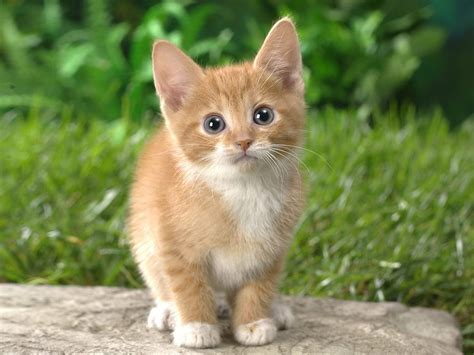
#> input picture images/cat.jpg, 474 x 355 px
$ jupyter execute ImageFilters.ipynb
#> lines starting #> are read from the running program, lines starting #| are printed output that depends on the picture
# Image Filters

In this activity we are going to create cool image filters like Instagram.

1. Convert an image to black and white
2. (filter 2)
3. (filter 3)

They Python Image Library (PIL) will help us build our filters.

[cell 1]
# Indicate that we want to use the PIL library
from PIL import Image

## Kitty pics
We will be adding a filter to a cute picture of a cat.

This is what the kitty looks like:

[cell 2]
# With the Image.open() function we can view our kitty image.
Image.open('images/cat.jpg')

### Black and white kitty
Using the PIL library, let's write a function that turns our orange kitty to black and white.

The black and white mode is indicated by an 'L'.

Use the .convert() function to change the image and indicate that you want it in black and white by passing the 'L' to the function like this:

color_image.convert('L')

[cell 3]
orange_kitty = Image.open('images/cat.jpg')
#> orange_kitty is the input picture: PIL image 474x355 RGB; mean R, G, B 125.8, 136, 85.7

black_and_white_kitty = orange_kitty.convert('L')
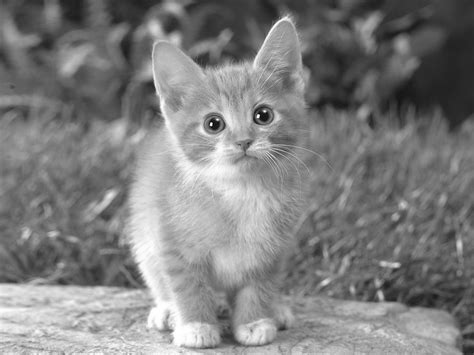
#> black_and_white_kitty: PIL image 474x355 L; min 3, max 255, mean 127.2
black_and_white_kitty.save('bw_cat.jpg')

Image.open('bw_cat.jpg')

### Blurry kitty

Let's make our kitty blurry using the BLUR filter.

The steps to apply the filter are:
1. Open the image
2. Apply the filter to the image using the filter('ImageFilter.BLUR') function
3. Save the image

[cell 4]
from PIL import ImageFilter

[cell 5]
# 1. Open the orange kitty image
orange_kitty = Image.open('images/cat.jpg')

# 2. Apply the BLUR filter
blurry_kitty = orange_kitty.filter(ImageFilter.BLUR)

# Save our blurry kitty image
blurry_kitty.save('blurry-kitty.jpg')

Let's see what our blurry kitty looks like:

[cell 6]
Image.open('blurry-kitty.jpg')
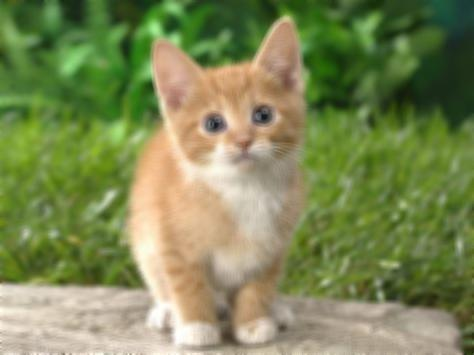
#> Out: PIL image 474x355 RGB; mean R, G, B 125.8, 136.1, 85.8

## Your turn!

Try other filters from this list:

Here's a list:

	• ImageFilter.CONTOUR

	• ImageFilter.DETAIL

	• ImageFilter.EDGE_ENHANCE

	• ImageFilter.EDGE_ENHANCE_MORE

	• ImageFilter.EMBOSS

	• ImageFilter.FIND_EDGES

	• ImageFilter.SHARPEN

	• ImageFilter.SMOOTH

[cell 7]
# 1. Open the orange kitty image
orange_kitty = Image.open('images/cat.jpg')

# 2. Swap the ImageFilter.SMOOTH with any filter from the above list
blurry_kitty = orange_kitty.filter(ImageFilter.SMOOTH)

# Swap the name of the image we are saving
blurry_kitty.save('smooth-kitty.jpg')

[cell 8]
Image.open('smooth-kitty.jpg')
